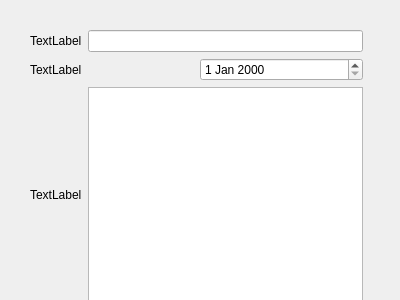
<?xml version="1.0" encoding="UTF-8"?>
<ui version="4.0">
 <class>AddConcernDialog</class>
 <widget class="QDialog" name="AddConcernDialog">
  <property name="geometry">
   <rect>
    <x>0</x>
    <y>0</y>
    <width>400</width>
    <height>300</height>
   </rect>
  </property>
  <property name="windowTitle">
   <string>添加关注</string>
  </property>
  <widget class="QWidget" name="">
   <property name="geometry">
    <rect>
     <x>30</x>
     <y>30</y>
     <width>333</width>
     <height>300</height>
    </rect>
   </property>
   <layout class="QVBoxLayout" name="verticalLayout">
    <item>
     <layout class="QHBoxLayout" name="horizontalLayout">
      <item>
       <widget class="QLabel" name="ts_code_l">
        <property name="text">
         <string>TextLabel</string>
        </property>
       </widget>
      </item>
      <item>
       <widget class="QLineEdit" name="ts_code"/>
      </item>
     </layout>
    </item>
    <item>
     <layout class="QHBoxLayout" name="horizontalLayout_2">
      <item>
       <widget class="QLabel" name="add_date_l">
        <property name="text">
         <string>TextLabel</string>
        </property>
       </widget>
      </item>
      <item>
       <widget class="QDateEdit" name="add_date"/>
      </item>
     </layout>
    </item>
    <item>
     <layout class="QHBoxLayout" name="horizontalLayout_3">
      <item>
       <widget class="QLabel" name="add_reason_l">
        <property name="text">
         <string>TextLabel</string>
        </property>
       </widget>
      </item>
      <item>
       <widget class="QTextEdit" name="add_reason"/>
      </item>
     </layout>
    </item>
    <item>
     <widget class="QDialogButtonBox" name="buttonBox">
      <property name="orientation">
       <enum>Qt::Horizontal</enum>
      </property>
      <property name="standardButtons">
       <set>QDialogButtonBox::Cancel|QDialogButtonBox::Ok</set>
      </property>
     </widget>
    </item>
   </layout>
  </widget>
 </widget>
 <resources/>
 <connections>
  <connection>
   <sender>buttonBox</sender>
   <signal>accepted()</signal>
   <receiver>AddConcernDialog</receiver>
   <slot>accept()</slot>
   <hints>
    <hint type="sourcelabel">
     <x>248</x>
     <y>254</y>
    </hint>
    <hint type="destinationlabel">
     <x>157</x>
     <y>274</y>
    </hint>
   </hints>
  </connection>
  <connection>
   <sender>buttonBox</sender>
   <signal>rejected()</signal>
   <receiver>AddConcernDialog</receiver>
   <slot>reject()</slot>
   <hints>
    <hint type="sourcelabel">
     <x>316</x>
     <y>260</y>
    </hint>
    <hint type="destinationlabel">
     <x>286</x>
     <y>274</y>
    </hint>
   </hints>
  </connection>
 </connections>
</ui>
